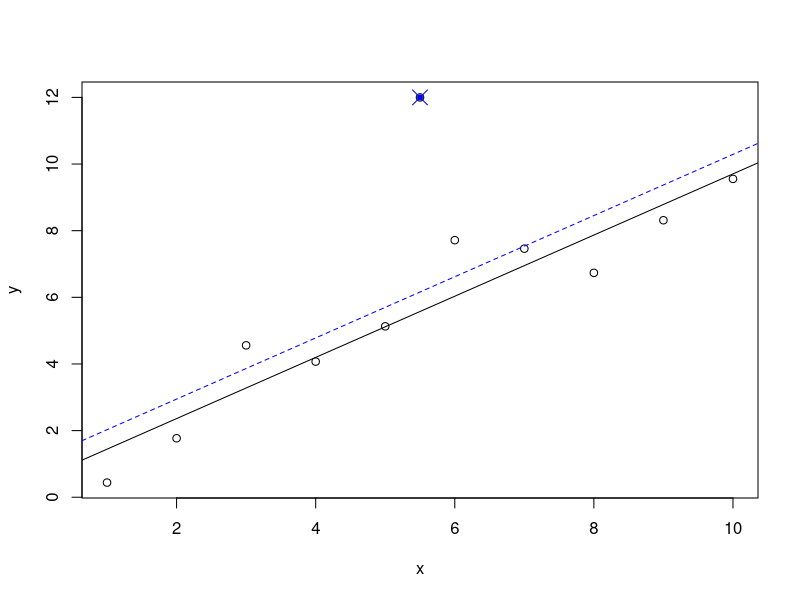
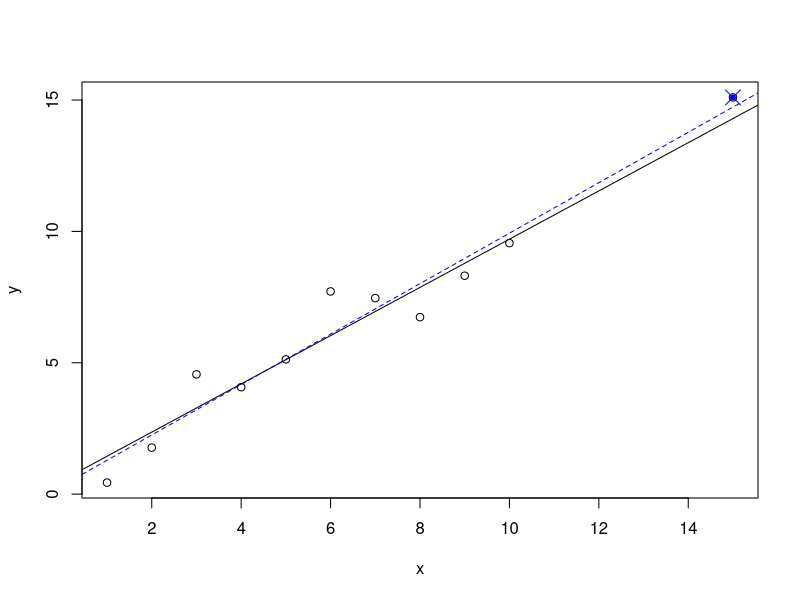
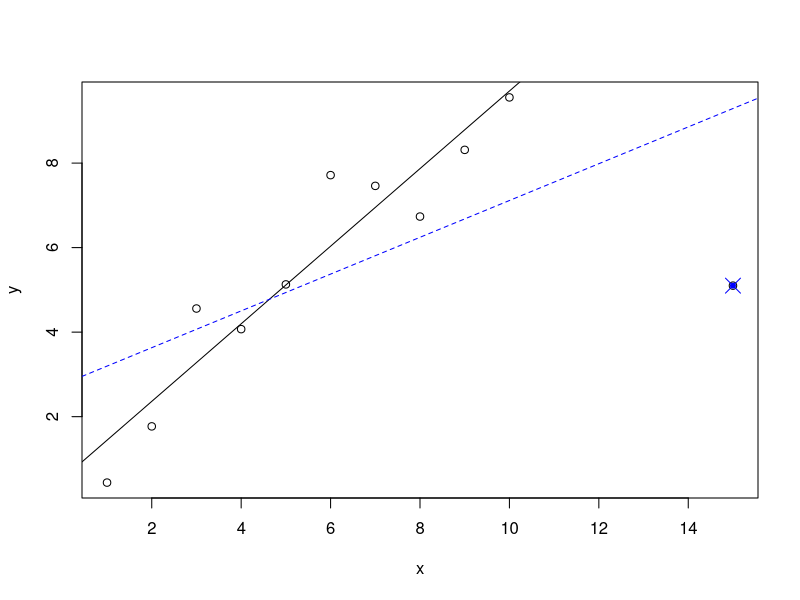
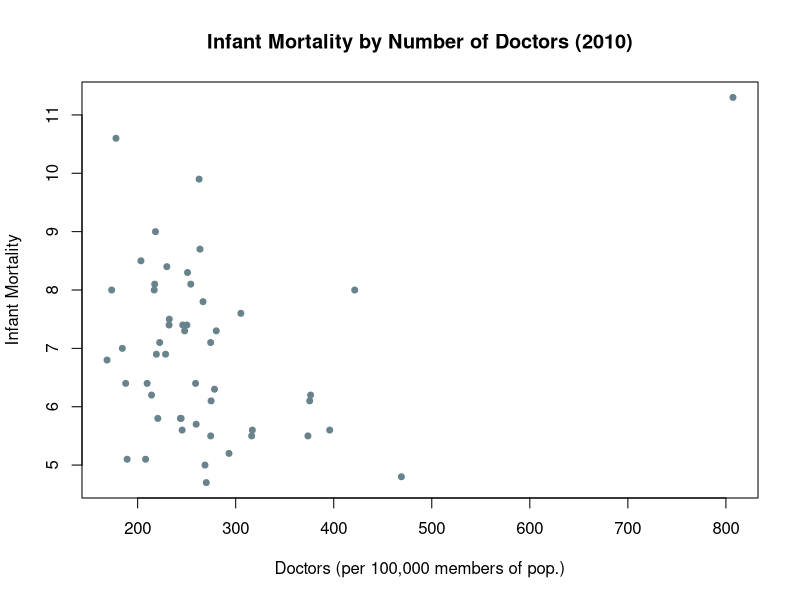
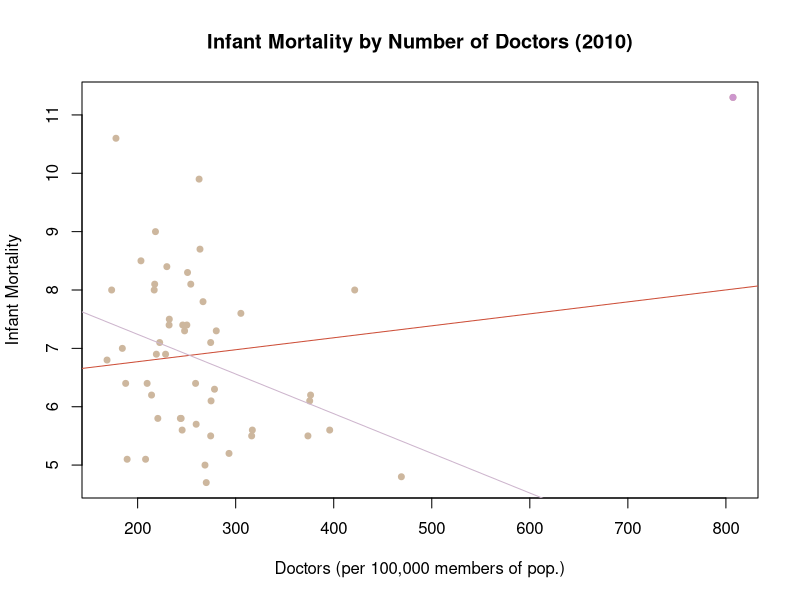
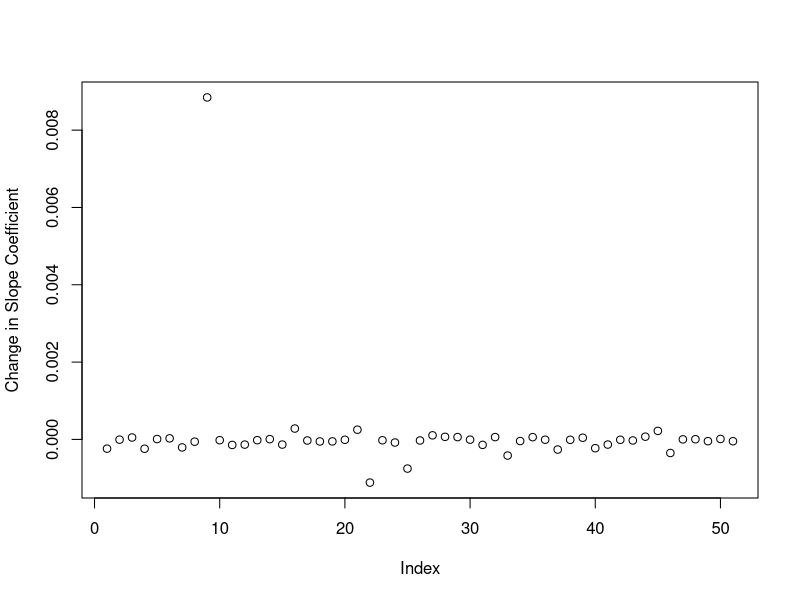
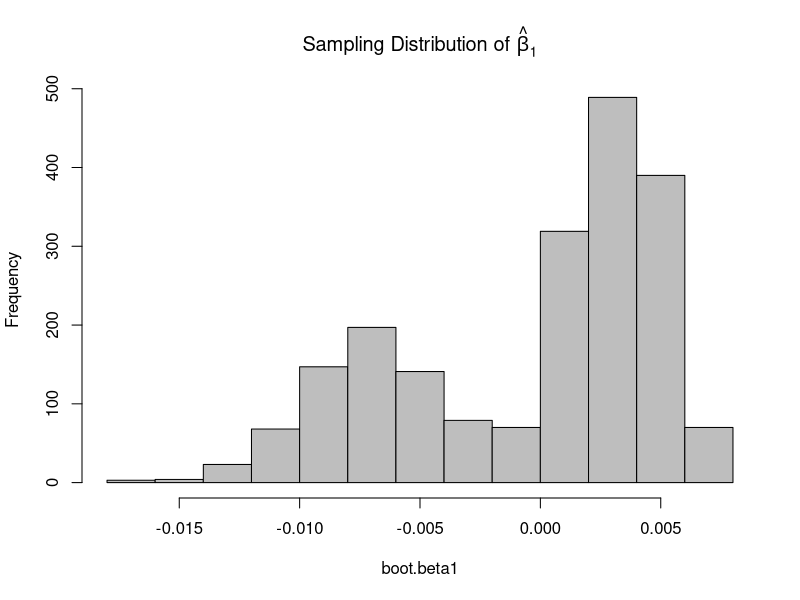
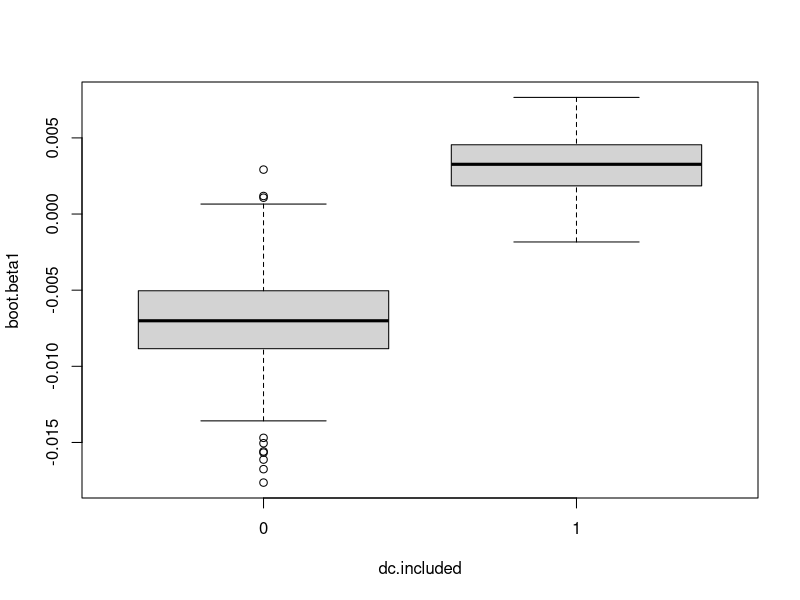

These figures' R source, in order:
## ---- chunk 1
#from Faraway, page 85
#simulate some data
set.seed(123)
testdata <- data.frame(x=1:10, y=1:10+rnorm(10))
lmod <- lm(y~x, testdata)

#add an outlier with central predictor value
p1 <- c(5.5, 12)
lmod1 <- lm(y~x, rbind(testdata, p1))
## ---- chunk 2
plot(y~x, rbind(testdata, p1))
points(5.5,12, pch=20, col="blue")
points(5.5,12, pch=4, cex=2, col="blue")
abline(lmod)
abline(lmod1, lty=2, col="blue")
## ---- chunk 3
p2 <- c(15,15.1)
lmod2 <- lm(y ~ x, rbind(testdata, p2))
## ---- chunk 4
plot( y ~ x, rbind(testdata, p2))
points(15,15.1, pch=20, col="blue")
points(15,15.1, pch=4, cex=2, col="blue")
abline(lmod)
abline(lmod2, lty=2, col="blue")
## ---- chunk 5
p3 <- c(15,5.1)
lmod3 <- lm(y ~ x, rbind(testdata, p3))
## ---- chunk 6
plot( y ~ x, rbind(testdata, p3))
points(15,5.1, pch=20, col="blue")
points(15,5.1, pch=4, cex=2, col="blue")
abline(lmod)
abline(lmod3, lty=2, col="blue")
## ---- chunk 7
census.2010 = read.csv("data/census_2010.csv")

plot(census.2010$inf.mort ~ census.2010$doctors,
     pch = 20, cex = 1.2, col = "lightblue4", ylab = "Infant Mortality",
     xlab = "Doctors (per 100,000 members of pop.)",
     main = "Infant Mortality by Number of Doctors (2010)")

#identify the influential point
census.2010$state[census.2010$doctors > 700]
## ---- chunk 8
dc = (census.2010$state == "District of Columbia")    
    
#fit model with outlier
model1 = lm(inf.mort ~ doctors, data = census.2010)
summary(model1)$coef

#fit model without outlier
model2 = lm(inf.mort ~ doctors, data = census.2010[dc == F, ])
summary(model2)$coef

#plot the models
plot(census.2010$inf.mort ~ census.2010$doctors,
     pch = 20, cex = 1.2, col = "bisque3",
     xlab = "Doctors (per 100,000 members of pop.)",
     ylab = "Infant Mortality",
     main = "Infant Mortality by Number of Doctors (2010)")
points(census.2010$inf.mort[dc] ~ census.2010$doctors[dc],
       pch = 20, col = "plum3", cex = 1.2)

abline(lm(census.2010$inf.mort ~ census.2010$doctors),
       col = "tomato3")
abline(lm(census.2010$inf.mort[dc == F] ~ census.2010$doctors[dc == F]),
       col = "thistle3")
## ---- chunk 9
dfbeta <- as.data.frame(dfbeta(model1))
plot(dfbeta[,2], ylab="Change in Slope Coefficient")

census.2010[which(dfbeta(model1)[,2] == max(dfbeta(model1)[,2])),]

## ---- chunk 10
#set parameters
num.iterations = 2000
n = nrow(census.2010)

boot.beta1 = rep(NA, num.iterations)
dc.included = rep(NA, num.iterations)

#set seed
set.seed(139)

#resample
for(i in 1:num.iterations){
  
  boot.indices = sample(n, replace = TRUE)
  boot.sample = as.data.frame(census.2010[boot.indices, ])
  boot.lm = lm(inf.mort ~ doctors, data = boot.sample)

  boot.beta1[i] = coef(boot.lm)['doctors']
  dc.included[i] = 1*(sum(boot.indices==which(census.2010$doctors > 700))>0)  
}
#how often is DC included
mean(dc.included)

#plot sampling distribution
hist(boot.beta1, col = "gray", 
     main = expression(paste("Sampling Distribution of ", hat(beta)[1])))

#compare DC when it is included vs. not included
boxplot(boot.beta1~dc.included)
